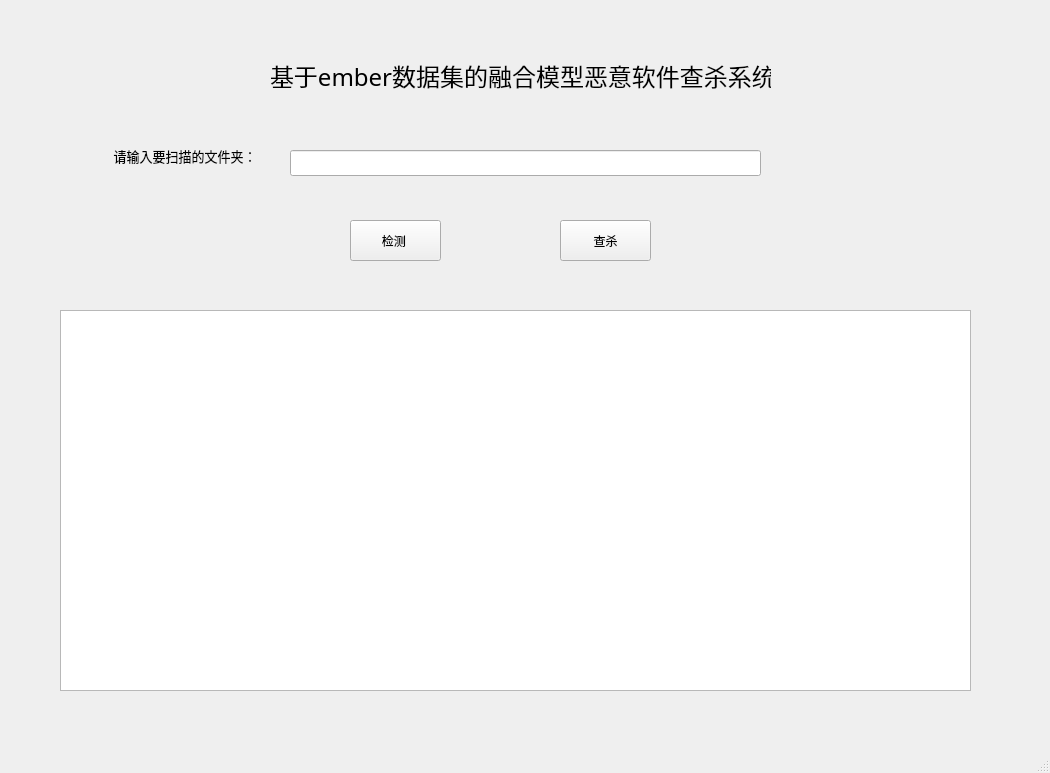
<?xml version="1.0" encoding="UTF-8"?>
<ui version="4.0">
 <class>MainWindow</class>
 <widget class="QMainWindow" name="MainWindow">
  <property name="geometry">
   <rect>
    <x>0</x>
    <y>0</y>
    <width>1050</width>
    <height>773</height>
   </rect>
  </property>
  <property name="windowTitle">
   <string>MainWindow</string>
  </property>
  <widget class="QWidget" name="centralwidget">
   <widget class="QPushButton" name="pushButton_scan">
    <property name="geometry">
     <rect>
      <x>350</x>
      <y>220</y>
      <width>91</width>
      <height>41</height>
     </rect>
    </property>
    <property name="text">
     <string>检测 </string>
    </property>
   </widget>
   <widget class="QLabel" name="label">
    <property name="geometry">
     <rect>
      <x>330</x>
      <y>50</y>
      <width>55</width>
      <height>18</height>
     </rect>
    </property>
    <property name="text">
     <string/>
    </property>
   </widget>
   <widget class="QLabel" name="label_2">
    <property name="geometry">
     <rect>
      <x>270</x>
      <y>50</y>
      <width>501</width>
      <height>51</height>
     </rect>
    </property>
    <property name="font">
     <font>
      <family>Yrsa Medium</family>
      <pointsize>18</pointsize>
     </font>
    </property>
    <property name="text">
     <string>基于ember数据集的融合模型恶意软件查杀系统</string>
    </property>
   </widget>
   <widget class="QLineEdit" name="lineEdit_dir">
    <property name="geometry">
     <rect>
      <x>290</x>
      <y>150</y>
      <width>471</width>
      <height>26</height>
     </rect>
    </property>
   </widget>
   <widget class="QPushButton" name="pushButton_kill">
    <property name="geometry">
     <rect>
      <x>560</x>
      <y>220</y>
      <width>91</width>
      <height>41</height>
     </rect>
    </property>
    <property name="text">
     <string>查杀</string>
    </property>
   </widget>
   <widget class="QLabel" name="label_3">
    <property name="geometry">
     <rect>
      <x>110</x>
      <y>140</y>
      <width>151</width>
      <height>31</height>
     </rect>
    </property>
    <property name="font">
     <font>
      <pointsize>10</pointsize>
     </font>
    </property>
    <property name="text">
     <string> 请输入要扫描的文件夹：</string>
    </property>
   </widget>
   <widget class="QTableWidget" name="tableWidget">
    <property name="geometry">
     <rect>
      <x>60</x>
      <y>310</y>
      <width>911</width>
      <height>381</height>
     </rect>
    </property>
   </widget>
  </widget>
  <widget class="QMenuBar" name="menubar">
   <property name="geometry">
    <rect>
     <x>0</x>
     <y>0</y>
     <width>1050</width>
     <height>23</height>
    </rect>
   </property>
  </widget>
  <widget class="QStatusBar" name="statusbar"/>
 </widget>
 <resources/>
 <connections/>
</ui>
